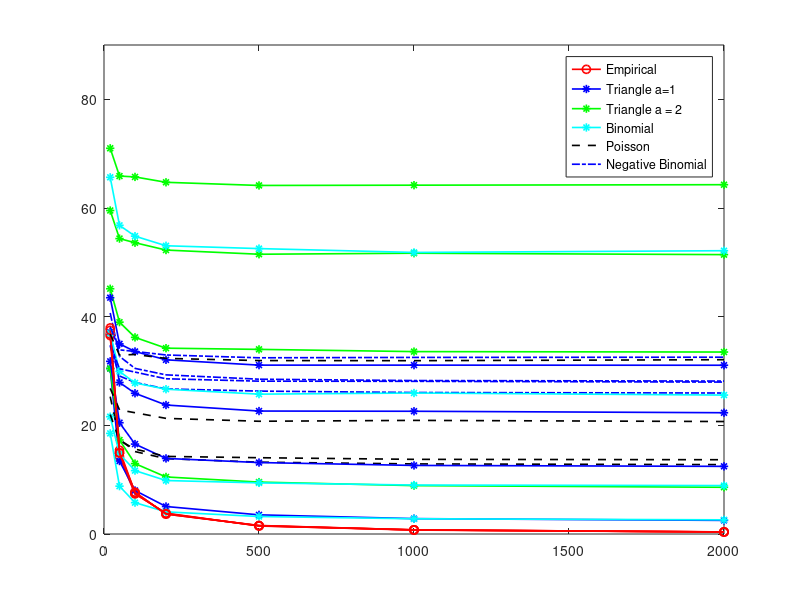

Here is the MATLAB script that generated this plot:
% written on 08/21/2018




%% bandwidth h = 0.1 for PG model


k1 = [20 50 100 200 500 1000 2000];

emp = [36.52 14.20 7.383 3.843 1.468 0.774 0.364];
ex1 = [30.46 13.43 8.006 5.061 3.524 2.828 2.507];
ex2 = [30.46 17.30 12.96 10.50 9.552 8.905 8.603];
bino = [18.52 8.806 5.773 4.073 3.220 2.803 2.606];
poiss = [25.28 17.46 15.17 13.87 13.22 12.90 12.77];
nb = [40.68 32.69 30.48 29.29 28.49 28.24 28.15];

%

plot(k1, emp, '-or', 'LineWidth', 1.2)
hold on
plot(k1, ex1, '-*b', 'LineWidth', 1.2)
plot(k1, ex2, '-*g', 'LineWidth', 1.2)
plot(k1, bino, '-*c', 'LineWidth', 1.2)
plot(k1, poiss, '--k', 'LineWidth', 1.2)
plot(k1, nb, '-.b', 'LineWidth', 1.2)


legend('Empirical', 'Triangle a=1', 'Triangle a = 2', 'Binomial', 'Poisson', 'Negative Binomial')

% title('Mean of ISE for PG model h = 0.1')





% %%
% 
% % legend('pnc', 'ave of CSA')
% % ylim([0 .845])
% ylabel('Estimates')
% xlabel('1: \pi_1, 2: \alpha_1, 3: \beta_1, 4: \alpha_2, 5: \beta_2')
% XTick = k1;
% 
% % xticks([1 2 3 4 5])
% % xticklabels({'\pi1','\alpha1','\beta_1', '\alpha_2','\beta_2'})
% set(gca, 'xtick', XTick)
% 
% % for kk=1:numel(k1)
% %       text(k1(kk),ave_csa(kk),['(' num2str(k1(kk)) ',' num2str(ave_csa(kk)) ')'])
% % end




%% bandwidth h = 0.3 for PG model


k1 = [20 50 100 200 500 1000 2000];

emp =   [37.93  15.42  7.625   3.673   1.543   0.753  0.384];
ex1 =   [31.78  20.48  16.55   13.91   13.15   12.62  12.45];
ex2 =   [45.14  38.99  36.19   34.20  33.98   33.57  33.49];
bino =  [21.59  14.74  11.67   9.842  9.410   9.010  8.914];
poiss = [21.98  17.21  15.63   14.28  14.04   13.74  13.67];
nb =    [34.61  29.08  27.90   26.70  26.30   26.04  25.95];

%

% plot(k1, emp, '-or')
% hold on
% plot(k1, ex1, '-*b')
% plot(k1, ex2, '-*g')
% plot(k1, bino, '-*c')
% plot(k1, poiss, ':k')
% plot(k1, nb, '-.b')


plot(k1, emp, '-or', 'LineWidth', 1.2)
hold on
plot(k1, ex1, '-*b', 'LineWidth', 1.2)
plot(k1, ex2, '-*g', 'LineWidth', 1.2)
plot(k1, bino, '-*c', 'LineWidth', 1.2)
plot(k1, poiss, '--k', 'LineWidth', 1.2)
plot(k1, nb, '-.b', 'LineWidth', 1.2)


legend('Empirical', 'Triangle a=1', 'Triangle a = 2', 'Binomial', 'Poisson', 'Negative Binomial')

% title('Mean of ISE for PG model h = 0.3')






%% bandwidth h = 0.5 for PG model


k1 = [20 50 100 200 500 1000 2000];

emp =   [36.80  14.94  7.687 3.662 1.568 0.753 0.382];
ex1 =   [37.10  27.89  25.90 23.74 22.63 22.59 22.32];
ex2 =   [59.54  54.37  53.61 52.26 51.49 51.68 51.42] ;
bino =  [36.95  29.93  27.80 26.65 25.74 25.95 25.57];
poiss = [26.80  22.84  22.32 21.28 20.75 20.91 20.70];
nb =    [34.81  30.41  29.80 28.57 28.13 28.10 27.96];

%

% plot(k1, emp, '-or')
% hold on
% plot(k1, ex1, '-*b')
% plot(k1, ex2, '-*g')
% plot(k1, bino, '-*c')
% plot(k1, poiss, ':k')
% plot(k1, nb, '-.b')

plot(k1, emp, '-or', 'LineWidth', 1.2)
hold on
plot(k1, ex1, '-*b', 'LineWidth', 1.2)
plot(k1, ex2, '-*g', 'LineWidth', 1.2)
plot(k1, bino, '-*c', 'LineWidth', 1.2)
plot(k1, poiss, '--k', 'LineWidth', 1.2)
plot(k1, nb, '-.b', 'LineWidth', 1.2)


ylim([0 70])

legend('Empirical', 'Triangle a=1', 'Triangle a = 2', 'Binomial', 'Poisson', 'Negative Binomial')

% title('Mean of ISE for PG model h = 0.5')








%% bandwidth h = 0.7 for PG model


k1 = [20 50 100 200 500 1000 2000];

emp =   [37.49 14.94 7.434 3.771 1.503 0.724  0.373   ];
ex1 =   [43.49 34.99 33.59 32.06 31.08 31.08  31.06   ];
ex2 =   [70.99 65.88 65.72 64.73 64.15 64.20  64.29   ] ;
bino =  [65.65 56.81 54.82 53.05 52.53 51.82  52.14   ];
poiss = [36.78 32.93 33.04 32.32 31.92 31.90  32.08   ];
nb =    [38.13 33.89 33.60 32.95 32.43 32.50  32.54   ];

%

% plot(k1, emp, '-or')
% hold on
% plot(k1, ex1, '-*b')
% plot(k1, ex2, '-*g')
% plot(k1, bino, '-*c')
% plot(k1, poiss, ':k')
% plot(k1, nb, '-.b')

plot(k1, emp, '-or', 'LineWidth', 1.2)
hold on
plot(k1, ex1, '-*b', 'LineWidth', 1.2)
plot(k1, ex2, '-*g', 'LineWidth', 1.2)
plot(k1, bino, '-*c', 'LineWidth', 1.2)
plot(k1, poiss, '--k', 'LineWidth', 1.2)
plot(k1, nb, '-.b', 'LineWidth', 1.2)



ylim([0 90])

legend('Empirical', 'Triangle a=1', 'Triangle a = 2', 'Binomial', 'Poisson', 'Negative Binomial')

% title('Mean of ISE for PG model h = 0.7')

















